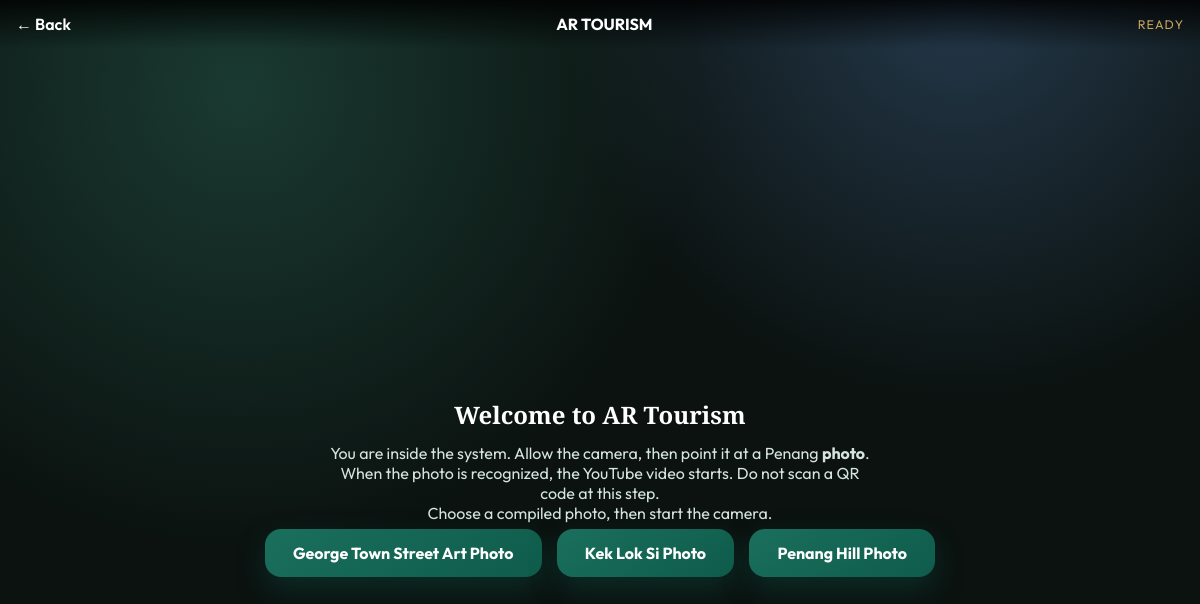
Screenshot of /ar.php with the database file from the repository.
### tables this page shows
CREATE TABLE ar_posters (
    id INT UNSIGNED AUTO_INCREMENT PRIMARY KEY,
    poster_name VARCHAR(180) NOT NULL,
    poster_image VARCHAR(255) NOT NULL,
    description TEXT,
    status ENUM('active','inactive') DEFAULT 'active',
    target_file VARCHAR(255) NULL,
    target_status ENUM('NOT_COMPILED','COMPILING','READY','FAILED') DEFAULT 'NOT_COMPILED',
    target_compiled_at DATETIME NULL,
    created_at TIMESTAMP DEFAULT CURRENT_TIMESTAMP,
    updated_at TIMESTAMP DEFAULT CURRENT_TIMESTAMP ON UPDATE CURRENT_TIMESTAMP,
    INDEX (status),
    INDEX (target_status)
);

### includes/functions.php (called while the page is built, shortened)
<?php
require_once __DIR__ . '/database.php';
function e(mixed $value): string
{
    return htmlspecialchars((string) $value, ENT_QUOTES | ENT_SUBSTITUTE, 'UTF-8');
}
function ar_photo_set(): array
{
    $ids = json_decode(setting('ar_set_ids', '[]'), true);
    $target = setting('ar_set_target');
    $placeholders = implode(',', array_fill(0, count($ids), '?'));
    $stmt = db()->prepare("SELECT * FROM ar_posters WHERE id IN ($placeholders) AND status='active'");
    $stmt->execute(array_map('intval', $ids));
    $byId = [];
    foreach ($stmt as $row) {
        $byId[(int) $row['id']] = $row;
    }
    $posters = [];
    foreach ($ids as $id) {
        if (isset($byId[(int) $id])) {
            $posters[] = $byId[(int) $id];
        }
    }
    return [
        'ids' => array_map('intval', $ids),
        'posters' => $posters,
        'target' => $target,
    ];
}
function url(string $path = ''): string
{
    $base = BASE_PATH === '' ? '' : BASE_PATH;
    return $base . '/' . ltrim($path, '/');
}
function asset(string $path): string
{
    return url('assets/' . ltrim($path, '/')) . '?v=' . ASSET_VERSION;
}
function setting(string $key, string $default = ''): string
{
    static $cache = null;
    if ($cache === null) {
        $cache = [];
        try {
            $rows = db()->query('SELECT setting_key, setting_value FROM settings')->fetchAll();
            foreach ($rows as $row) {
                $cache[$row['setting_key']] = (string) $row['setting_value'];
            }
        } catch (Throwable) {
            $cache = [];
        }
    }
    return $cache[$key] ?? $default;
}

### includes/database.php (called while the page is built, shortened)
<?php
function db(): PDO
{
    static $pdo = null;
    if ($pdo instanceof PDO) {
        return $pdo;
    }
    $dsn = 'mysql:host=' . DB_HOST . ';dbname=' . DB_NAME . ';charset=utf8mb4';
    $pdo = new PDO($dsn, DB_USER, DB_PASS, [
        PDO::ATTR_ERRMODE => PDO::ERRMODE_EXCEPTION,
        PDO::ATTR_DEFAULT_FETCH_MODE => PDO::FETCH_ASSOC,
        PDO::ATTR_EMULATE_PREPARES => false,
    ]);
    $pdo->exec("SET NAMES utf8mb4 COLLATE utf8mb4_unicode_ci");
    return $pdo;
}

### ar.php (the view, shortened to what this page needs)
<?php
require_once __DIR__ . '/includes/functions.php';
$posters = db()->query(
    "SELECT id, poster_name, poster_image, description, target_file, target_status
     FROM ar_posters
     WHERE status = 'active'
     ORDER BY poster_name"
)->fetchAll();
$selected = null;
$set = ar_photo_set();
$setReady = $set['target'] !== '' && is_file(APP_ROOT . DIRECTORY_SEPARATOR . str_replace(['/', '\\'], DIRECTORY_SEPARATOR, $set['target']));
$useSet = !$selected && $setReady && $set['posters'];
?>
<!doctype html>
<html lang="en">
<head>
    <link href="https://cdnjs.cloudflare.com/ajax/libs/font-awesome/6.5.2/css/all.min.css" rel="stylesheet">
    <link rel="stylesheet" href="<?= e(asset('css/ar.css')) ?>">
</head>
<body class="ar-body">
<header class="ar-top">
    <a href="<?= e(url('index.php')) ?>">← Back</a>
    <strong>AR TOURISM</strong>
    <span class="ar-status" id="arStatus">READY</span>
</header>
<section class="ar-welcome" id="welcome">
    <div>
        <h1>Welcome to AR Tourism</h1>
        <p>You are inside the system. Allow the camera, then point it at a Penang <strong>photo</strong>. When the photo is recognized, the YouTube video starts. Do not scan a QR code at this step.</p>
        <?php if ($useSet): ?>
            <div class="ar-photo-row">
                <?php foreach ($set['posters'] as $poster): ?>
                    <figure>
                        <img src="<?= e(media_url($poster['poster_image'])) ?>" alt="<?= e($poster['poster_name']) ?>">
                        <figcaption><?= e($poster['poster_name']) ?></figcaption>
                    </figure>
                <?php endforeach; ?>
            </div>
            <p class="ar-notice">Print these photos or open them on another screen, then scan with the rear camera.</p>
            <button class="btn-start" id="startBtn" type="button" data-mode="set">START AR</button>
        <?php else: ?>
            <?php
            $readyPosters = array_values(array_filter($posters, static fn(array $poster): bool => $poster['target_status'] === 'READY' && !empty($poster['target_file'])));
            $ready = null;
            ?>
            <?php if ($ready): ?>
                <p class="ar-notice"><?= e($ready['poster_name']) ?></p>
                <button class="btn-start" id="startBtn" type="button" data-poster="<?= (int) $ready['id'] ?>">START AR</button>
            <?php elseif ($readyPosters): ?>
                <p class="ar-notice">Choose a compiled photo, then start the camera.</p>
                <?php foreach ($readyPosters as $poster): ?>
                    <a class="btn-start" style="display:inline-block;margin:6px;text-decoration:none" href="<?= e(url('ar.php?poster=' . (int) $poster['id'])) ?>">
                        <?= e($poster['poster_name']) ?>
                    </a>
                <?php endforeach; ?>
            <?php else: ?>
                <p class="ar-notice">AR tracking is not ready. Compile the Penang photos first, or tap a photo on the home page to watch YouTube now.</p>
                <a class="btn-start" style="display:inline-block;text-decoration:none" href="<?= e(url('index.php')) ?>">Open Penang photos</a>
            <?php endif; ?>
        <?php endif; ?>
    </div>
</section>
</body>
</html>

### assets/css/ar.css (style rules this page uses)
:root { --ar-green: #0f5c4c; --ar-green-dark: #0b3f35; --ar-gold: #c4a35a; }
body.ar-body { margin: 0; background: radial-gradient(circle at 20% 10%, #1a3a31 0, transparent 36%), radial-gradient(circle at 80% 0%, #24384a 0, transparent 30%), #0b1210; color: #fff; font-family: "Outfit", sans-serif; min-height: 100vh; }
.ar-top { position: fixed; inset: 0 0 auto 0; z-index: 20; display: flex; justify-content: space-between; align-items: center; padding: 14px 16px; background: linear-gradient(#000c, transparent); }
.ar-top a { color: #fff; text-decoration: none; font-weight: 600; }
.ar-status { font-size: 0.78rem; letter-spacing: 0.08em; text-transform: uppercase; color: var(--ar-gold); }
.ar-welcome, .ar-picker { min-height: 100vh; display: grid; place-items: center; padding: 90px 20px 40px; text-align: center; }
.ar-welcome h1, .ar-picker h1 { font-family: "Playfair Display", Georgia, serif; margin: 0 0 12px; }
.ar-welcome p { max-width: 34rem; margin: 0 auto; color: #d5e4de; }
.ar-notice { max-width: 420px; margin: 18px auto 0; color: #c9d8d1; }
.btn-start { background: linear-gradient(145deg, #1a6f5c, var(--ar-green)); color: #fff; border: 0; border-radius: 16px; padding: 14px 28px; font-weight: 700; box-shadow: 0 12px 28px rgba(15, 92, 76, 0.35); margin-top: 18px; }

### rows the page displays
ar_posters: poster_name "George Town Street Art Photo"
ar_posters: poster_name "Kek Lok Si Photo"
ar_posters: poster_name "Penang Hill Photo"
